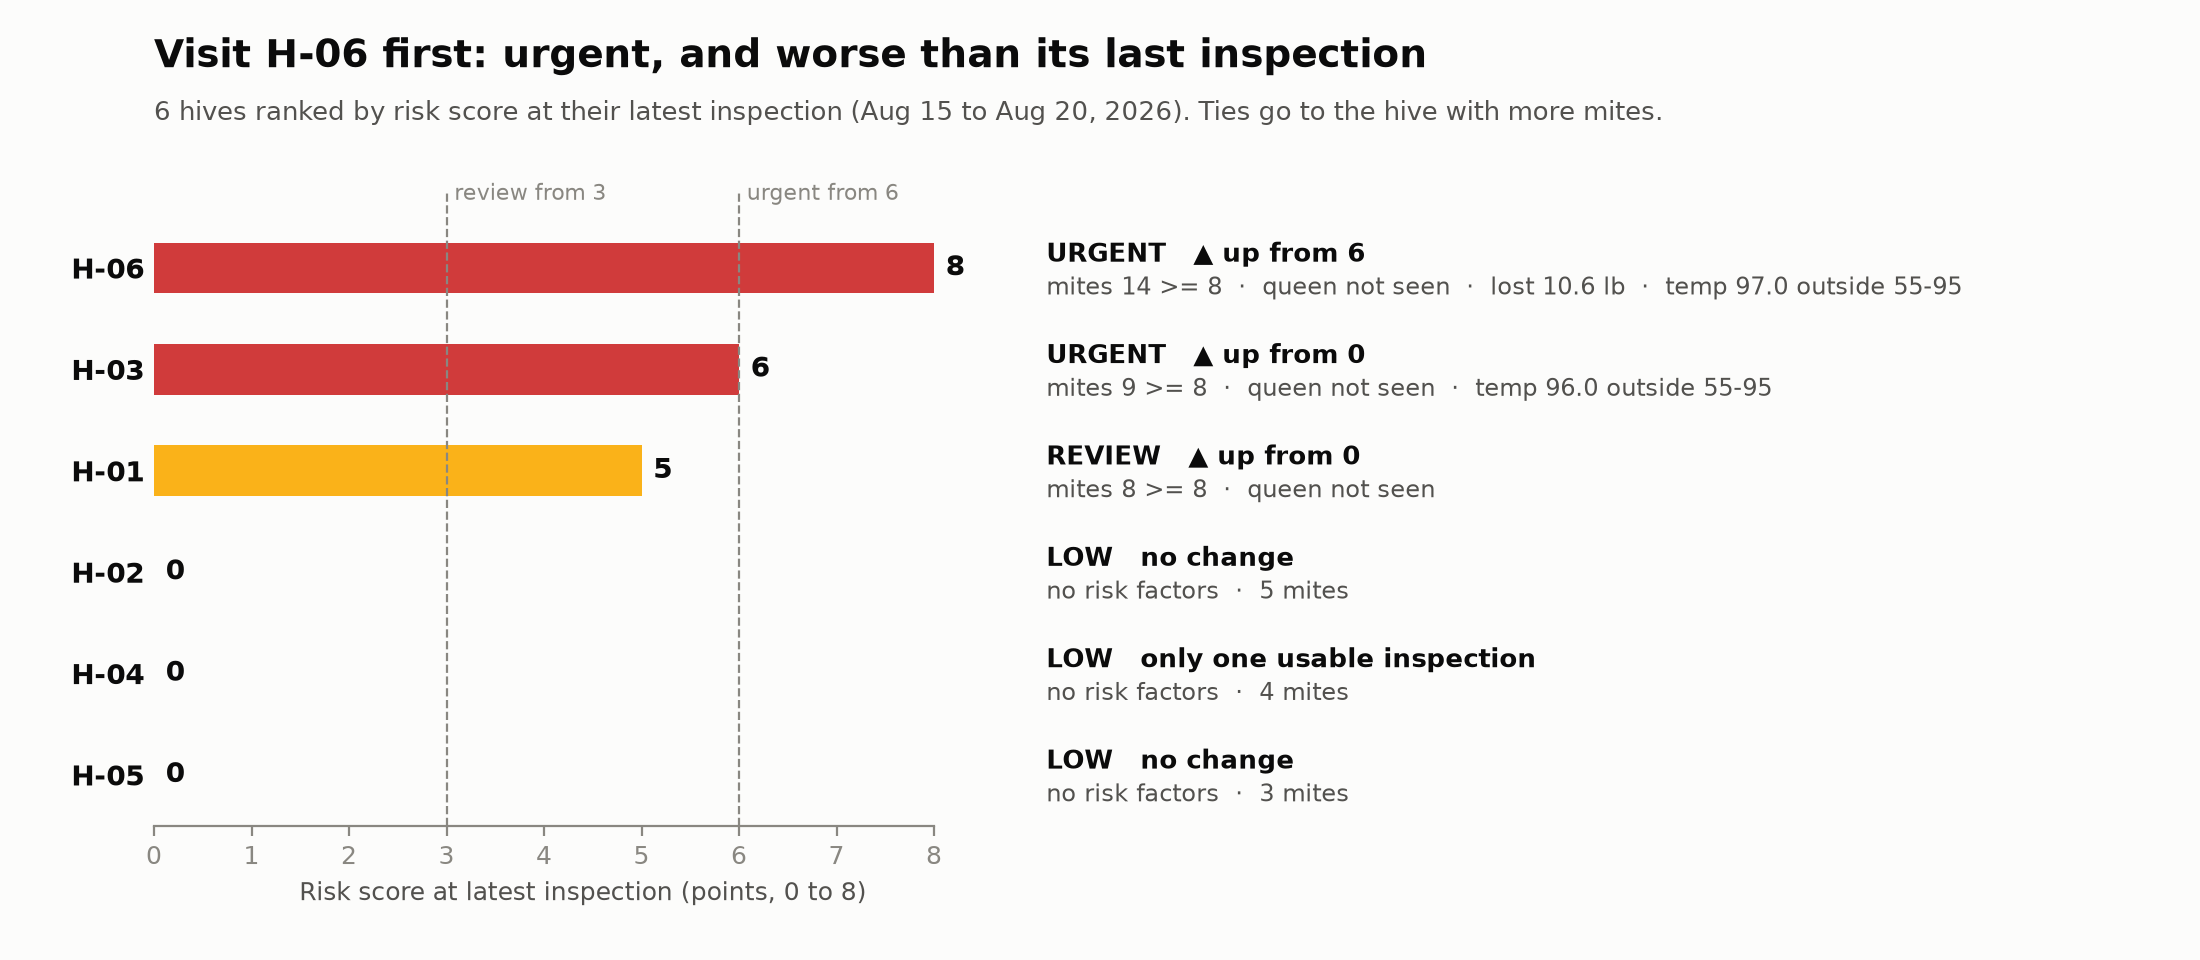

Write Python code to recreate this figure.
"""Assignment 7, Question 4: tell the data's story with another library.

Question: What other analysis would make sense here? Find another library or tool
that you think would help tell this data's story. Demonstrate using it in some way.

Answer: A triage ranking. A beekeeper has limited time, so the most useful
analysis ranks the hives from most to least in need of attention, and shows why,
so they can act first where it is needed most. hive/triage.py ranks each hive by
the risk score at its latest inspection, because triage is about the hive's state
now, and breaks ties by mite count, the largest single risk factor.

The library is matplotlib, the most widely used Python library for static
charts. It draws the ranking as a horizontal bar chart, saved as
q4_triage_chart.png: the most urgent hive at the top, bar length showing the
degree of urgency, and each hive's risk reasons beside its bar. Color follows the
risk band (green low, amber review, red urgent), and every bar also carries the
band's name, so the chart never relies on color alone; red and green are hard to
tell apart for many colorblind readers.

What the chart shows: three hives need attention, and all three scored worse than
at their previous inspection. H-06 is the only one that was already flagged and
is still climbing (6 to 8). The other three have no risk factors, so the
beekeeper's time goes, in order, to H-06, H-03 and H-01.

With more data: these are 11 inspections over about three weeks, with three
measurable weight changes, so statistics on them would be guesses. With a full
season, the next analyses would be each hive's risk and weight trend over time,
and whether rising mite counts come before weight loss.

Run with:
    python q4_triage_chart.py
This file must stay next to the hive/ folder: Python looks for hive in the
folder that holds the script, not the folder you run it from.
"""
from datetime import date
from pathlib import Path

import matplotlib.pyplot as plt

from hive.pipeline import run_pipeline
from hive.risk import MITE_POINTS, QUEEN_MISSING_POINTS, TEMP_POINTS, WEIGHT_LOSS_POINTS
from hive.summary import REVIEW_MIN_SCORE, URGENT_MIN_SCORE
from hive.triage import rank_hives

# The chart is saved next to this script, wherever it is run from
CHART_PATH = Path(__file__).with_name("q4_triage_chart.png")

# Highest possible score: every risk condition at once
MAX_SCORE = MITE_POINTS + QUEEN_MISSING_POINTS + WEIGHT_LOSS_POINTS + TEMP_POINTS

# Status colors mean good -> bad, so they are reserved for the risk bands
BAND_COLORS = {"low": "#0ca30c", "review": "#fab219", "urgent": "#d03b3b"}

# Text and chart chrome stay neutral so color only ever means risk
INK = "#0b0b0b"
INK_SECONDARY = "#52514e"
INK_MUTED = "#898781"
SURFACE = "#fcfcfb"


# ---- Tests ----

def make_record(hive_id, day, risk_score, mites):
    """A minimal scored record with only the fields rank_hives reads."""
    return {"hive_id": hive_id, "inspection_date": date(2026, 9, day),
            "risk_score": risk_score, "mites": mites, "risk_reasons": []}


def test_rank_hives():
    """Latest score decides the rank, mites break ties, one inspection has no previous."""
    ranked = rank_hives([
        make_record("H-10", 1, 8, 14),   # was urgent, but its latest score is 0
        make_record("H-10", 15, 0, 2),
        make_record("H-11", 1, 3, 4),    # ties H-12 on score, has fewer mites
        make_record("H-12", 1, 3, 9),
    ])
    assert [hive["hive_id"] for hive in ranked] == ["H-12", "H-11", "H-10"]
    assert ranked[2]["previous_score"] == 8 and ranked[2]["risk_label"] == "low"
    assert ranked[0]["previous_score"] is None
    print("All triage ranking tests passed")


# ---- The chart ----

def trend_text(hive):
    """How the score moved since the hive's previous inspection."""
    if hive["previous_score"] is None:
        return "only one usable inspection"
    if hive["risk_score"] > hive["previous_score"]:
        return f"▲ up from {hive['previous_score']}"
    if hive["risk_score"] < hive["previous_score"]:
        return f"▼ down from {hive['previous_score']}"
    return "no change"


def reasons_text(hive):
    """The risk reasons, or the mite count when there are none."""
    if hive["risk_reasons"]:
        return "  ·  ".join(hive["risk_reasons"])
    return f"no risk factors  ·  {hive['mites']} mites"


def headline(ranked):
    """Title that states the takeaway, built from the data so it stays true."""
    top = ranked[0]
    title = f"Visit {top['hive_id']} first: {top['risk_label']}"
    if top["previous_score"] is not None and top["risk_score"] > top["previous_score"]:
        title += ", and worse than its last inspection"
    return title


def draw_triage_chart(ranked, path):
    """Draw the ranked hives as horizontal bars and save the chart as a PNG."""
    fig, ax = plt.subplots(figsize=(11, 4.8), facecolor=SURFACE)
    ax.set_facecolor(SURFACE)
    fig.subplots_adjust(left=0.07, right=0.46, top=0.80, bottom=0.14)

    rows = range(len(ranked))
    ax.barh(rows, [hive["risk_score"] for hive in ranked], height=0.5,
            color=[BAND_COLORS[hive["risk_label"]] for hive in ranked])

    for row, hive in zip(rows, ranked):
        # The score at the end of each bar
        ax.text(hive["risk_score"] + 0.12, row, str(hive["risk_score"]),
                va="center", fontsize=10, fontweight="bold", color=INK)
        # Right of the plot: the band name and trend, then the reasons.
        # x is a fraction of the plot's width (1.0 is its right edge), y is the row
        ax.text(1.04, row - 0.13, f"{hive['risk_label'].upper()}   {trend_text(hive)}",
                transform=ax.get_yaxis_transform(), va="center",
                fontsize=9.5, fontweight="bold", color=INK)
        ax.text(1.04, row + 0.2, reasons_text(hive),
                transform=ax.get_yaxis_transform(), va="center",
                fontsize=8.5, color=INK_SECONDARY)

    # Where the review and urgent bands begin
    for threshold, name in [(REVIEW_MIN_SCORE, "review"), (URGENT_MIN_SCORE, "urgent")]:
        ax.axvline(threshold, color=INK_MUTED, linestyle="--", linewidth=0.8)
        # Label sits just right of its line, so the line never crosses the text
        ax.text(threshold + 0.08, -0.62, f"{name} from {threshold}", ha="left", va="bottom",
                fontsize=8, color=INK_MUTED)

    # Most urgent at the top: row 0 is drawn first, so flip the y axis
    ax.set_ylim(len(ranked) - 0.5, -0.75)
    ax.set_yticks(list(rows), [hive["hive_id"] for hive in ranked],
                  fontsize=10, fontweight="bold", color=INK)
    # Extra room past the maximum so the top score's label clears the text column;
    # the axis line itself still stops at the maximum
    ax.set_xlim(0, MAX_SCORE + 0.8)
    ax.set_xticks(range(MAX_SCORE + 1))
    ax.spines["bottom"].set_bounds(0, MAX_SCORE)
    ax.set_xlabel(f"Risk score at latest inspection (points, 0 to {MAX_SCORE})",
                  fontsize=9, color=INK_SECONDARY)
    ax.tick_params(axis="x", colors=INK_MUTED, labelsize=9)
    ax.tick_params(axis="y", length=0)
    for side in ["top", "right", "left"]:
        ax.spines[side].set_visible(False)
    ax.spines["bottom"].set_color(INK_MUTED)

    first = min(hive["latest_date"] for hive in ranked)
    last = max(hive["latest_date"] for hive in ranked)
    fig.text(0.07, 0.93, headline(ranked), fontsize=14, fontweight="bold", color=INK)
    fig.text(0.07, 0.875,
             f"{len(ranked)} hives ranked by risk score at their latest inspection "
             f"({first:%b %d} to {last:%b %d, %Y}). Ties go to the hive with more mites.",
             fontsize=9.5, color=INK_SECONDARY)

    fig.savefig(path, dpi=200, facecolor=SURFACE)
    plt.close(fig)


def main():
    """Test the ranking, rank the real hives, print the order, and save the chart."""
    test_rank_hives()
    ranked = rank_hives(run_pipeline().scored)
    for hive in ranked:
        print(f"{hive['hive_id']}  score {hive['risk_score']}  {hive['risk_label']:<7}"
              f"{trend_text(hive)}")
    draw_triage_chart(ranked, CHART_PATH)
    print(f"Chart saved to {CHART_PATH.name}")


# Runs only when this file is executed directly, not when another file imports it
if __name__ == "__main__":
    main()
